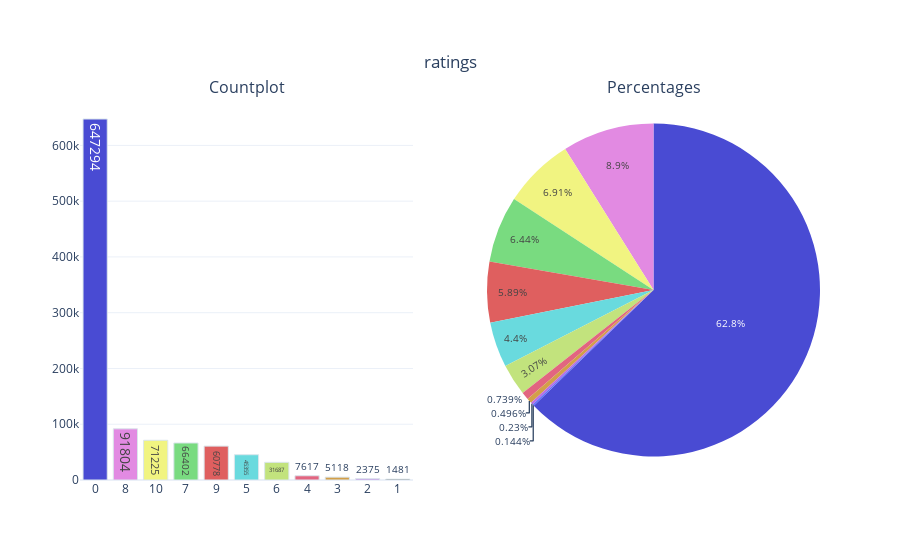

Notebook code for this chart:
### Code cell
colors = ['#494BD3', '#E28AE2', '#F1F481', '#79DB80', '#DF5F5F',
              '#69DADE', '#C2E37D', '#E26580', '#D39F49', '#B96FE3']

cat_summary_with_graph(books_with_ratings, 'ratings')

### Figure 1 — Plotly figure (JSON) as saved in the notebook; plotly's stock layout.template omitted (floating-point values rounded to 4 significant figures)
{"data": [{"marker": {"color": ["#494BD3", "#E28AE2", "#F1F481", "#79DB80", "#DF5F5F", "#69DADE", "#C2E37D", "#E26580", "#D39F49", "#B96FE3"], "line": {"color": "#DBE6EC", "width": 1}}, "name": "ratings", "showlegend": false, "text": ["647294", "91804", "71225", "66402", "60778", "45355", "31687", "7617", "5118", "2375", "1481"], "textfont": {"size": 15}, "textposition": "auto", "type": "bar", "x": ["0", "8", "10", "7", "9", "5", "6", "4", "3", "2", "1"], "xaxis": "x", "y": [647294, 91804, 71225, 66402, 60778, 45355, 31687, 7617, 5118, 2375, 1481], "yaxis": "y"}, {"domain": {"x": [0.55, 1], "y": [0, 1]}, "labels": [0, 8, 10, 7, 9, 5, 6, 4, 3, 2, 1], "marker": {"colors": ["#494BD3", "#E28AE2", "#F1F481", "#79DB80", "#DF5F5F", "#69DADE", "#C2E37D", "#E26580", "#D39F49", "#B96FE3"]}, "name": "ratings", "showlegend": false, "textfont": {"size": 10}, "textposition": "auto", "type": "pie", "values": [647294, 91804, 71225, 66402, 60778, 45355, 31687, 7617, 5118, 2375, 1481]}], "layout": {"annotations": [{"font": {"size": 16}, "showarrow": false, "text": "Countplot", "x": 0.225, "xanchor": "center", "xref": "paper", "y": 1, "yanchor": "bottom", "yref": "paper"}, {"font": {"size": 16}, "showarrow": false, "text": "Percentages", "x": 0.775, "xanchor": "center", "xref": "paper", "y": 1, "yanchor": "bottom", "yref": "paper"}], "title": {"text": "ratings", "x": 0.5, "xanchor": "center", "y": 0.9, "yanchor": "top"}, "xaxis": {"anchor": "y", "domain": [0, 0.45]}, "yaxis": {"anchor": "x", "domain": [0, 1]}}}
